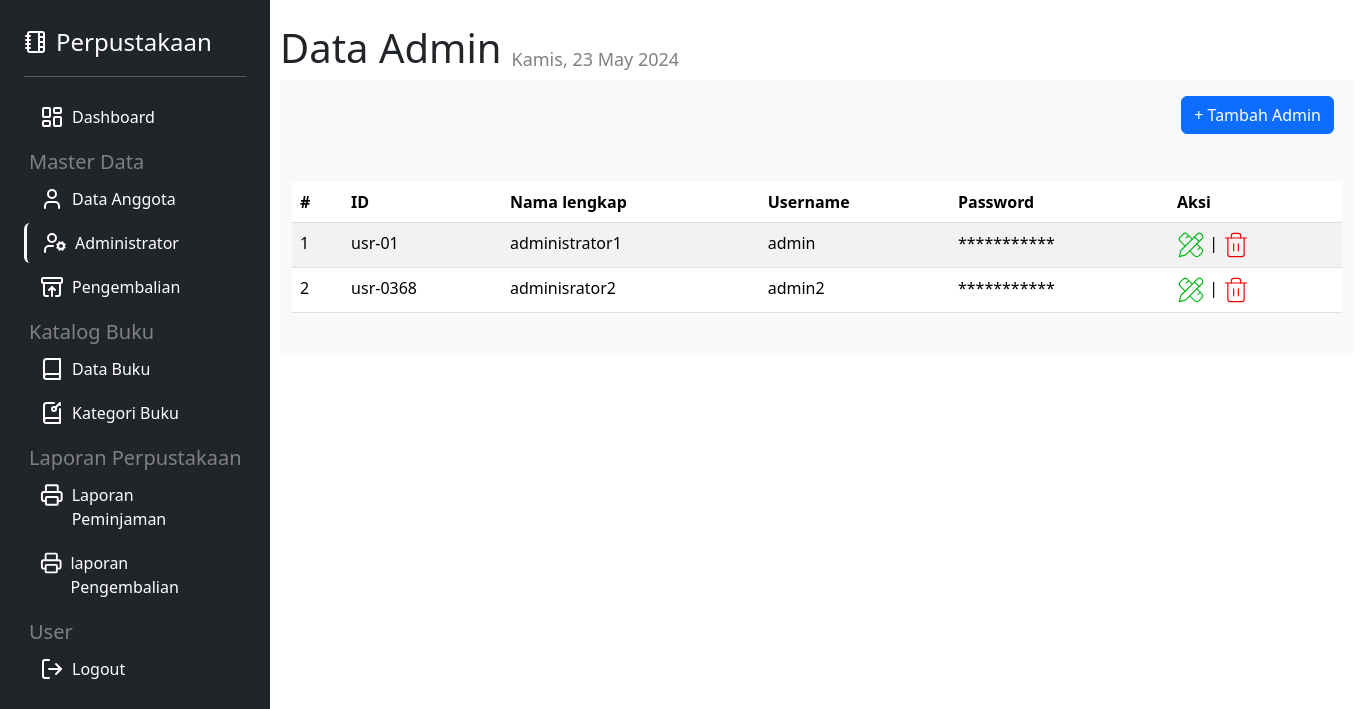
The app's page /apps/admin/index.php?page=admin (signed in) with its own data.
### tables this page shows
CREATE TABLE `user` (
  `id_user` varchar(8) NOT NULL,
  `nama_lengkap` varchar(50) DEFAULT NULL,
  `kelas` varchar(8) NOT NULL,
  `username` varchar(50) DEFAULT NULL,
  `passwords` varchar(255) DEFAULT NULL,
  `role` varchar(10) DEFAULT NULL
);

### apps/admin/pages/admin/index.php (the view, shortened to what this page needs)
<?php
$conn = mysqli_connect('localhost', 'root', '', 'db_pinjambuku');
$result = mysqli_query($conn, "SELECT * FROM user WHERE role='Admin'");
?>
<div class="fcontainer d-block mb-4">
    <div class="judul d-flex mt-4">
        <h1>Data Admin</h1>
        <?php include '../../asset/tgl/tanggal.php'; ?>
    </div>
    <div class="container bg-light pb-4  d-block">
        <div class="d-grid gap-2 d-md-flex justify-content-md-end">
            <form action="pages/admin/tambah.php" method="post">
                <button type="submit" name="tambah" class="btn mt-3 btn-primary me-md-2">+ Tambah Admin</button>
            </form>
        </div>
        <div class="table mt-5">
            <table class="table table-striped">
                <thead>
                    <th>#</th>
                    <th>ID</th>
                    <th>Nama lengkap</th>
                    <th>Username</th>
                    <th>Password</th>
                    <th>Aksi</th>
                </thead>
                <tbody>
                    <?php $no = 1; ?>
                    <?php while ($angg = mysqli_fetch_assoc($result)) : ?>
                        <tr>
                            <td><?= $no; ?></td>
                            <td><?= $angg['id_user']; ?></td>
                            <td><?= $angg['nama_lengkap']; ?></td>
                            <td><?= $angg['username']; ?></td>
                            <td>***********</td>
                            <td>
                                <a href="pages/admin/ubah.php?id_user=<?= $angg['id_user']; ?>"><?php require "icon/edite.icon.php"; ?></a> |
                                <a href="pages/admin/hapus.php?id_user=<?= $angg['id_user']; ?>"><?php require "icon/trash.icon.php"; ?></a>
                            </td>
                        </tr>
                        <?php $no++; ?>
                    <?php endwhile; ?>
                </tbody>
            </table>
        </div>
    </div>
</div>

### apps/admin/index.php (style rules this page uses)
.fcontainer { display: flex; }

### apps/admin/pages/admin/index.php (style rules this page uses)
.table { width: 1050px; }

### records on screen
user: id_user "usr-01", nama_lengkap "administrator1", username "admin"
user: id_user "usr-0368", nama_lengkap "adminisrator2", username "admin2"

### other values on screen
$hari[$hari_ini] "Kamis"
strftime("%d %B %Y") "23 May 2024"
